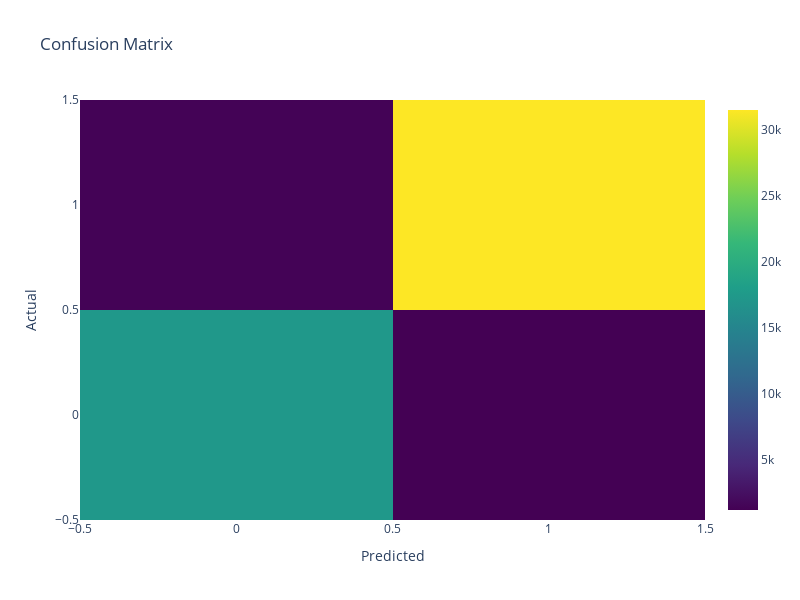

The cell this chart's notebook holds for it:
### Code cell
#plotting the confusion matrix
cm = confusion_matrix(y_test, y_predictions)
fig = go.Figure(go.Heatmap(z=cm, x=model.classes_, y=model.classes_, colorscale='Viridis'))
fig.update_layout(title='Confusion Matrix',
                  xaxis_title='Predicted',
                  yaxis_title='Actual',
                  width=800,
                  height=600)
fig.show()

### Figure 1 — Plotly figure (JSON) as saved in the notebook; plotly's stock layout.template omitted (floating-point values rounded to 4 significant figures)
{"data": [{"colorscale": [[0, "#440154"], [0.1111, "#482878"], [0.2222, "#3e4989"], [0.3333, "#31688e"], [0.4444, "#26828e"], [0.5556, "#1f9e89"], [0.6667, "#35b779"], [0.7778, "#6ece58"], [0.8889, "#b5de2b"], [1, "#fde725"]], "type": "heatmap", "x": [0, 1], "y": [0, 1], "z": [[17372, 1228], [1423, 31512]]}], "layout": {"height": 600, "title": {"text": "Confusion Matrix"}, "width": 800, "xaxis": {"title": {"text": "Predicted"}}, "yaxis": {"title": {"text": "Actual"}}}}
